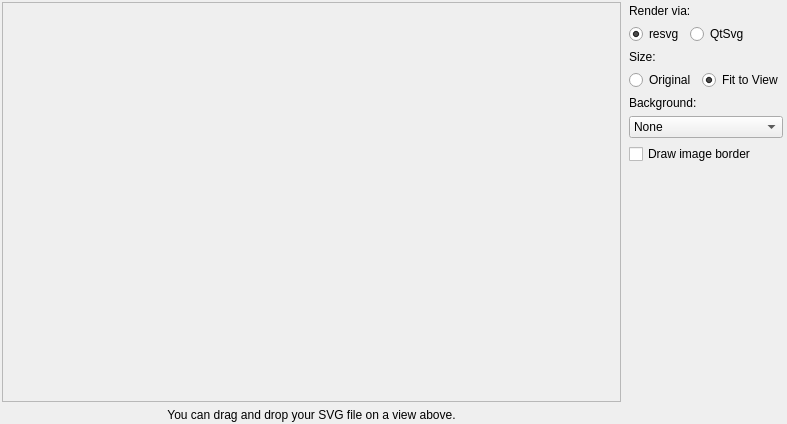
<?xml version="1.0" encoding="UTF-8"?>
<ui version="4.0">
 <class>MainWindow</class>
 <widget class="QMainWindow" name="MainWindow">
  <property name="geometry">
   <rect>
    <x>0</x>
    <y>0</y>
    <width>787</width>
    <height>424</height>
   </rect>
  </property>
  <property name="windowTitle">
   <string>Demo</string>
  </property>
  <widget class="QWidget" name="centralWidget">
   <layout class="QGridLayout" name="gridLayout">
    <property name="leftMargin">
     <number>2</number>
    </property>
    <property name="topMargin">
     <number>2</number>
    </property>
    <property name="rightMargin">
     <number>2</number>
    </property>
    <property name="bottomMargin">
     <number>2</number>
    </property>
    <item row="0" column="0">
     <widget class="SvgView" name="svgView">
      <property name="sizePolicy">
       <sizepolicy hsizetype="Expanding" vsizetype="Expanding">
        <horstretch>0</horstretch>
        <verstretch>0</verstretch>
       </sizepolicy>
      </property>
      <property name="frameShape">
       <enum>QFrame::StyledPanel</enum>
      </property>
      <property name="frameShadow">
       <enum>QFrame::Sunken</enum>
      </property>
     </widget>
    </item>
    <item row="0" column="1">
     <widget class="QWidget" name="widget" native="true">
      <layout class="QVBoxLayout" name="verticalLayout">
       <property name="leftMargin">
        <number>2</number>
       </property>
       <property name="topMargin">
        <number>2</number>
       </property>
       <property name="rightMargin">
        <number>2</number>
       </property>
       <property name="bottomMargin">
        <number>2</number>
       </property>
       <item>
        <widget class="QLabel" name="label_2">
         <property name="text">
          <string>Render via:</string>
         </property>
        </widget>
       </item>
       <item>
        <widget class="QWidget" name="widget_2" native="true">
         <layout class="QHBoxLayout" name="horizontalLayout_4">
          <property name="leftMargin">
           <number>0</number>
          </property>
          <property name="topMargin">
           <number>0</number>
          </property>
          <property name="rightMargin">
           <number>0</number>
          </property>
          <property name="bottomMargin">
           <number>0</number>
          </property>
          <item>
           <widget class="QRadioButton" name="rBtnRenderViaResvg">
            <property name="sizePolicy">
             <sizepolicy hsizetype="Fixed" vsizetype="Fixed">
              <horstretch>0</horstretch>
              <verstretch>0</verstretch>
             </sizepolicy>
            </property>
            <property name="text">
             <string>resvg</string>
            </property>
            <property name="checked">
             <bool>true</bool>
            </property>
           </widget>
          </item>
          <item>
           <widget class="QRadioButton" name="rBtnRenderViaQtSvg">
            <property name="text">
             <string>QtSvg</string>
            </property>
           </widget>
          </item>
         </layout>
        </widget>
       </item>
       <item>
        <widget class="QLabel" name="label_3">
         <property name="text">
          <string>Size:</string>
         </property>
        </widget>
       </item>
       <item>
        <widget class="QWidget" name="widgetSize" native="true">
         <layout class="QHBoxLayout" name="horizontalLayout_2">
          <property name="leftMargin">
           <number>0</number>
          </property>
          <property name="topMargin">
           <number>0</number>
          </property>
          <property name="rightMargin">
           <number>0</number>
          </property>
          <property name="bottomMargin">
           <number>0</number>
          </property>
          <item>
           <widget class="QRadioButton" name="rBtnOrigSize">
            <property name="sizePolicy">
             <sizepolicy hsizetype="Fixed" vsizetype="Fixed">
              <horstretch>0</horstretch>
              <verstretch>0</verstretch>
             </sizepolicy>
            </property>
            <property name="text">
             <string>Original</string>
            </property>
            <property name="checked">
             <bool>false</bool>
            </property>
           </widget>
          </item>
          <item>
           <widget class="QRadioButton" name="rBtnFitSize">
            <property name="text">
             <string>Fit to View</string>
            </property>
            <property name="checked">
             <bool>true</bool>
            </property>
           </widget>
          </item>
         </layout>
        </widget>
       </item>
       <item>
        <widget class="QLabel" name="label_5">
         <property name="text">
          <string>Background:</string>
         </property>
        </widget>
       </item>
       <item>
        <widget class="QComboBox" name="cmbBoxBackground">
         <item>
          <property name="text">
           <string>None</string>
          </property>
         </item>
         <item>
          <property name="text">
           <string>White</string>
          </property>
         </item>
         <item>
          <property name="text">
           <string>Check board</string>
          </property>
         </item>
        </widget>
       </item>
       <item>
        <widget class="QCheckBox" name="chBoxDrawBorder">
         <property name="text">
          <string>Draw image border</string>
         </property>
        </widget>
       </item>
       <item>
        <spacer name="verticalSpacer">
         <property name="orientation">
          <enum>Qt::Vertical</enum>
         </property>
         <property name="sizeHint" stdset="0">
          <size>
           <width>20</width>
           <height>40</height>
          </size>
         </property>
        </spacer>
       </item>
      </layout>
     </widget>
    </item>
    <item row="1" column="0">
     <widget class="QLabel" name="label_6">
      <property name="sizePolicy">
       <sizepolicy hsizetype="Expanding" vsizetype="Preferred">
        <horstretch>0</horstretch>
        <verstretch>0</verstretch>
       </sizepolicy>
      </property>
      <property name="text">
       <string>You can drag and drop your SVG file on a view above.</string>
      </property>
      <property name="alignment">
       <set>Qt::AlignCenter</set>
      </property>
     </widget>
    </item>
   </layout>
  </widget>
 </widget>
 <layoutdefault spacing="6" margin="11"/>
 <customwidgets>
  <customwidget>
   <class>SvgView</class>
   <extends>QFrame</extends>
   <header>svgview.h</header>
   <container>1</container>
  </customwidget>
 </customwidgets>
 <resources/>
 <connections/>
</ui>
